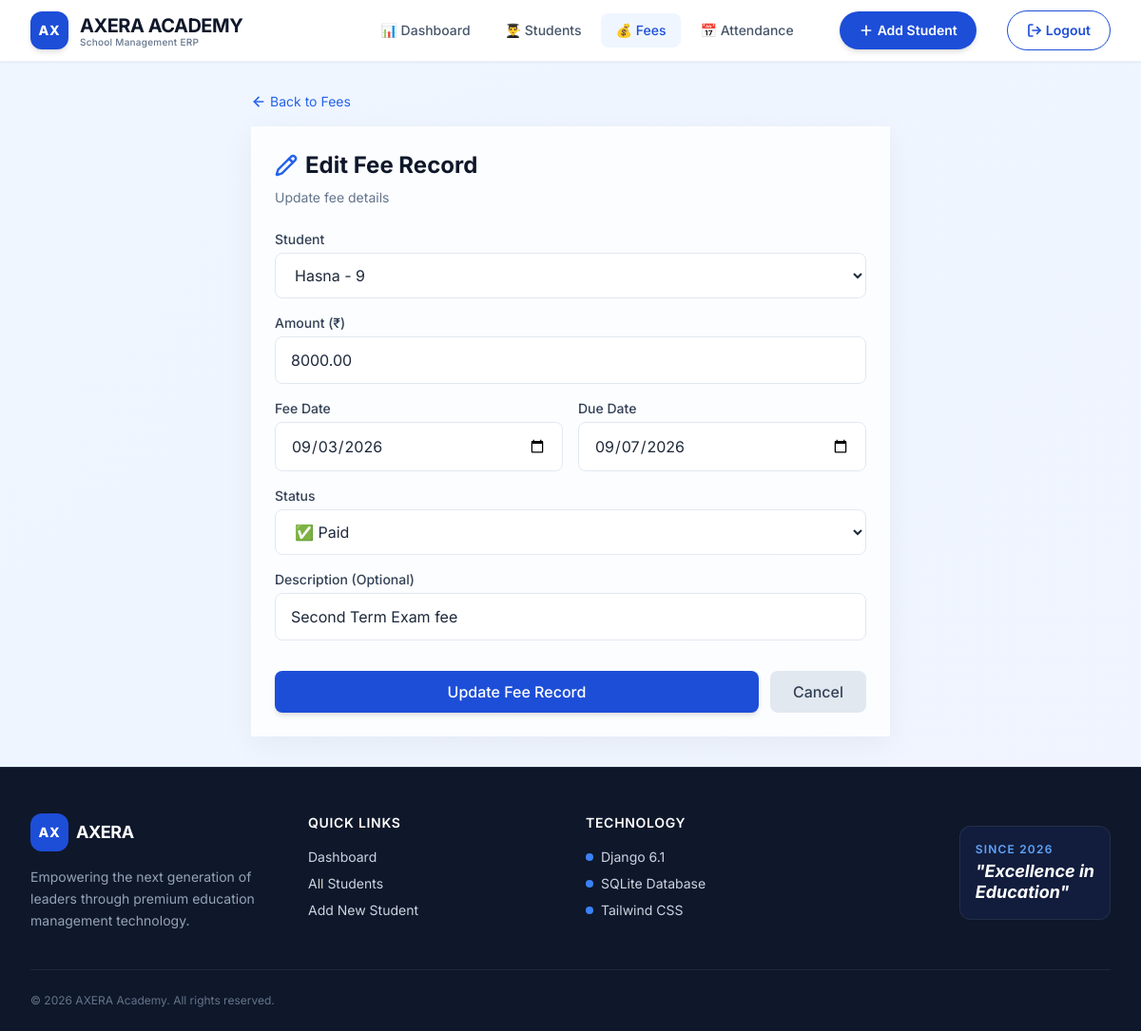
The page /fees/update/12/ (signed in) on the database its author committed.
### students/models.py (models this page shows, shortened)
class Fee(models.Model):
    STATUS_CHOICES = [
        ('Paid', 'Paid'),
        ('Pending', 'Pending'),
        ('Overdue', 'Overdue'),
    ]
    student = models.ForeignKey(Student, on_delete=models.CASCADE, related_name='fees')
    amount = models.DecimalField(max_digits=10, decimal_places=2)
    fee_date = models.DateField(default=timezone.now)
    due_date = models.DateField()
    status = models.CharField(max_length=10, choices=STATUS_CHOICES, default='Pending')
    description = models.CharField(max_length=200, blank=True)
    class Meta:
        ordering = ['-fee_date']

class Student(models.Model):
    GENDER_CHOICES = [
        ('Male', 'Male'),
        ('Female', 'Female'),
        ('Other', 'Other'),
    ]
    name = models.CharField(max_length=100)
    age = models.IntegerField()
    gender = models.CharField(max_length=10, choices=GENDER_CHOICES)
    class_name = models.CharField(max_length=50)
    phone = models.CharField(max_length=15)
    email = models.EmailField()
    address = models.TextField()
    admission_date = models.DateField(default=timezone.now)
    is_active = models.BooleanField(default=True)
    class Meta:
        ordering = ['-id']

### students/views.py (the view, shortened to what this page needs)
@login_required
def update_fee(request, fee_id):
    fee = get_object_or_404(
        Fee,
        id=fee_id
    )
    students = Student.objects.all()
    return render(
        request,
        'add_fee.html',
        {
            'fee': fee,
            'students': students
        }
    )

### students/templates/add_fee.html (shortened to what this page needs)
{% extends 'base.html' %}
{% load static %}
{% block content %}
<div class="animate-fade-up max-w-2xl mx-auto">
    <a href="{% url 'fee_list' %}" class="inline-flex items-center text-sm text-blue-600 hover:text-blue-800 mb-4 transition-colors">
        <i data-lucide="arrow-left" class="w-4 h-4 mr-1"></i> Back to Fees
    </a>
    <div class="premium-card p-6">
        <h2 class="text-2xl font-bold text-slate-900 mb-2 flex items-center gap-2">
            <i data-lucide="{% if fee %}pencil{% else %}plus{% endif %}" class="w-6 h-6 text-blue-600"></i>
            {% if fee %}Edit{% else %}Add{% endif %} Fee Record
        </h2>
        <p class="text-slate-500 text-sm mb-6">
            {% if fee %}Update fee details{% else %}Enter fee details for a student{% endif %}
        </p>
        <form method="POST" class="space-y-4">
            <div>
                <label class="block text-sm font-medium text-slate-700 mb-1">Student</label>
                <select name="student" required class="w-full px-4 py-3 border rounded-lg focus:ring-2 focus:ring-blue-500 bg-white">
                    {% for student in students %}
                    <option value="{{ student.id }}" {% if fee and fee.student.id == student.id %}selected{% endif %}>
                        {{ student.name }} - {{ student.class_name }}
                    </option>
                    {% endfor %}
                </select>
            </div>
            <div>
                <label class="block text-sm font-medium text-slate-700 mb-1">Amount (₹)</label>
                <input type="number" name="amount" step="0.01" required
                       value="{{ fee.amount|default:'' }}"
                       class="w-full px-4 py-3 border rounded-lg focus:ring-2 focus:ring-blue-500 bg-white">
            </div>
            <div class="grid grid-cols-2 gap-4">
                <div>
                    <label class="block text-sm font-medium text-slate-700 mb-1">Fee Date</label>
                    <input type="date" name="fee_date" required
                           value="{{ fee.fee_date|date:'Y-m-d'|default:'' }}"
                           class="w-full px-4 py-3 border rounded-lg focus:ring-2 focus:ring-blue-500 bg-white">
                </div>
                <div>
                    <label class="block text-sm font-medium text-slate-700 mb-1">Due Date</label>
                    <input type="date" name="due_date" required
                           value="{{ fee.due_date|date:'Y-m-d'|default:'' }}"
                           class="w-full px-4 py-3 border rounded-lg focus:ring-2 focus:ring-blue-500 bg-white">
                </div>
            </div>
            <div>
                <label class="block text-sm font-medium text-slate-700 mb-1">Status</label>
                <select name="status" required class="w-full px-4 py-3 border rounded-lg focus:ring-2 focus:ring-blue-500 bg-white">
                    <option value="Paid" {% if fee and fee.status == 'Paid' %}selected{% endif %}>✅ Paid</option>
                </select>
            </div>
            <div>
                <label class="block text-sm font-medium text-slate-700 mb-1">Description (Optional)</label>
                <input type="text" name="description"
                       value="{{ fee.description|default:'' }}"
                       placeholder="e.g. Tuition fee for June"
                       class="w-full px-4 py-3 border rounded-lg focus:ring-2 focus:ring-blue-500 bg-white">
            </div>
            <div class="flex gap-3 pt-4">
                <button type="submit" class="flex-1 px-6 py-2.5 bg-blue-700 text-white rounded-lg font-medium hover:bg-blue-800 transition shadow-md">
                    {% if fee %}Update{% else %}Add{% endif %} Fee Record
                </button>
                <a href="{% url 'fee_list' %}" class="px-6 py-2.5 bg-slate-200 text-slate-700 rounded-lg font-medium hover:bg-slate-300 transition text-center">
                    Cancel
                </a>
            </div>
        </form>
    </div>
</div>
{% endblock %}

### students/static/css/style.css (style rules this page uses)
body { background: linear-gradient(135deg, #eff6ff 0%, #f0f4ff 30%, #fff7ed 70%, #fef3c7 100%); background-size: 400% 400%; animation: gradientMove 20s ease-in-out infinite alternate; font-family: 'Inter', -apple-system, BlinkMacSystemFont, "Segoe UI", Roboto, Helvetica, Arial, sans-serif; min-height: 100vh; position: relative; }
.premium-card { background: rgba(255, 255, 255, 0.8); backdrop-filter: blur(4px); -webkit-backdrop-filter: blur(4px); border: 1px solid rgba(255, 255, 255, 0.6); box-shadow: 0 8px 32px rgba(0, 0, 0, 0.04); transition: all 0.3s cubic-bezier(0.4, 0, 0.2, 1); }
button, a, input, select, textarea { transition: all 0.2s ease-in-out; }
.lucide { stroke-width: 2.5; }
.premium-card { background: rgba(255, 255, 255, 0.75) !important; backdrop-filter: blur(12px) !important; -webkit-backdrop-filter: blur(12px) !important; border: 1px solid rgba(255, 255, 255, 0.5) !important; box-shadow: 0 8px 32px rgba(0, 0, 0, 0.05) !important; transition: all 0.3s cubic-bezier(0.4, 0, 0.2, 1) !important; }
input, select, textarea { width: 100%; padding: 10px 14px; border: 1px solid #e2e8f0; border-radius: 10px; font-size: 14px; transition: all 0.2s; background: white; }
.animate-fade-up { animation: fadeInUp 0.6s ease-out forwards; }

### templates/base.html (style rules this page uses)
.animate-fade-up { animation: fadeInUp 0.6s ease-out forwards; }
body { font-family: 'Inter', sans-serif; }

### rows shown on the page
Fee: student "Hasna - 9", amount "8000.00", fee_date "09/03/2026", due_date "09/07/2026", status "✅ Paid", description "Second Term Exam fee"
